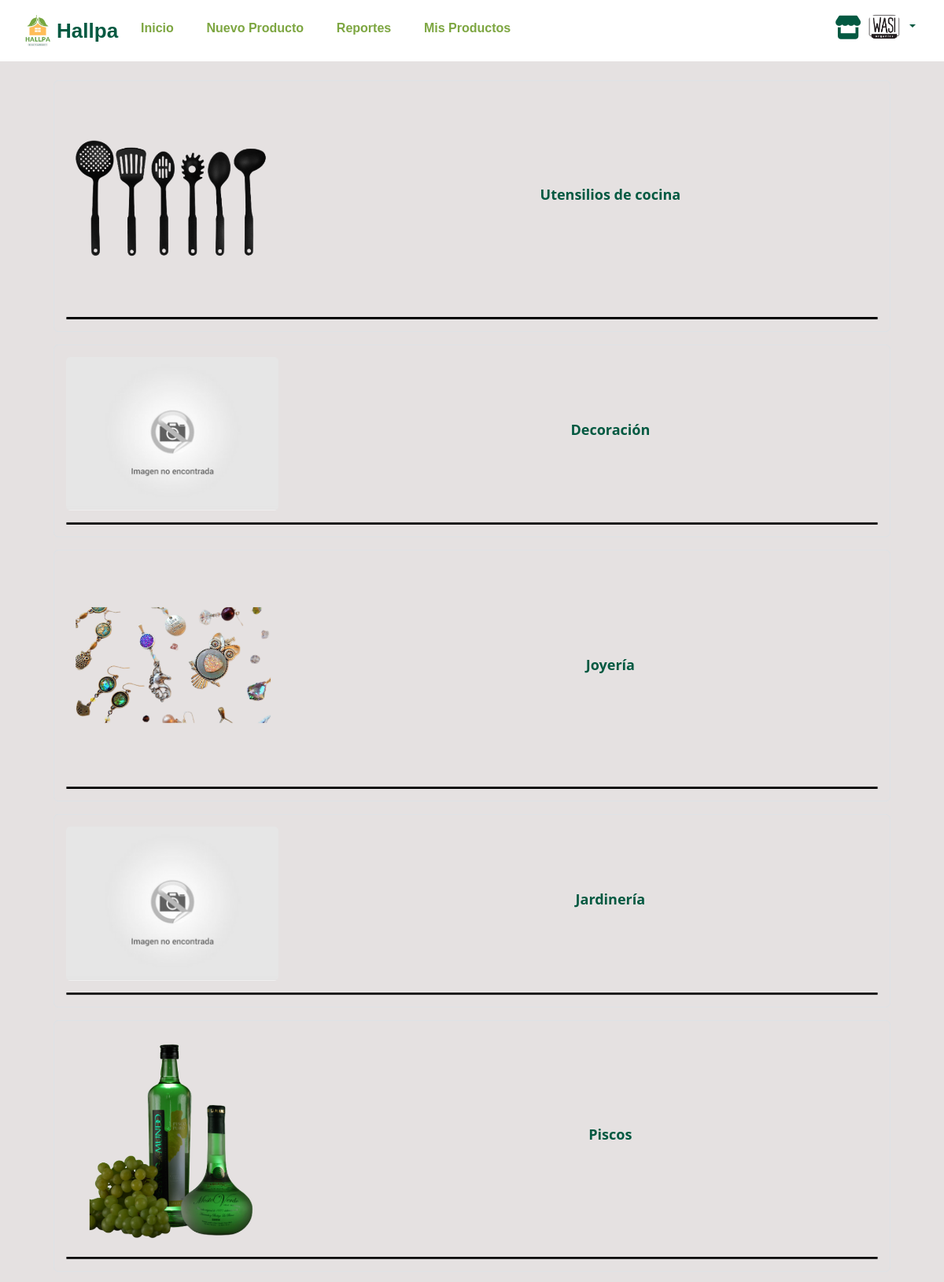
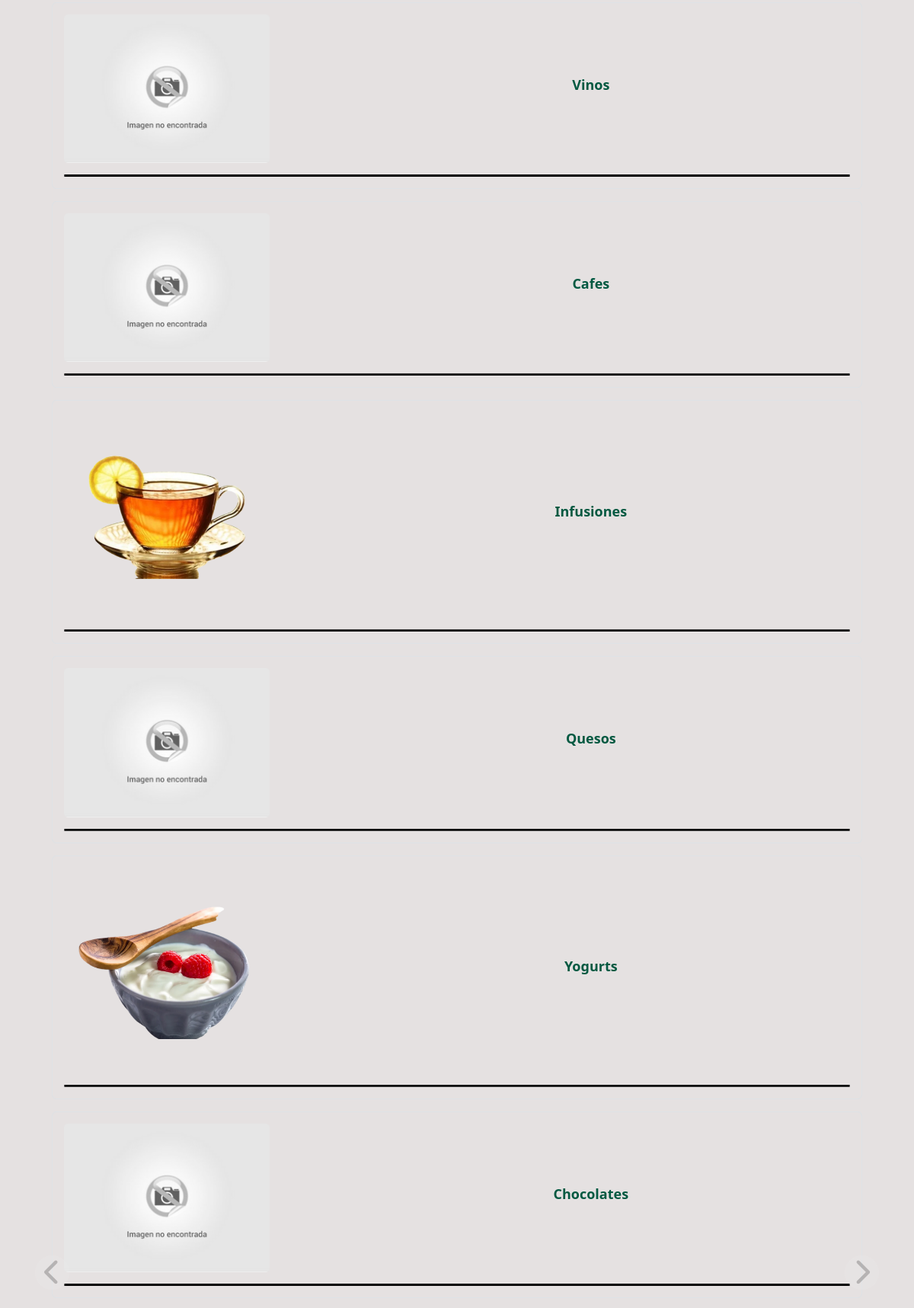
Screenshot of /Index/Empresa/verProductoEmp2.php (signed in, upper part) with the database file from the repository (2 pictures, top to bottom).
### tables this page shows
CREATE TABLE Subcategoria(
    ID_Subcategoria INT AUTO_INCREMENT PRIMARY KEY,
    ID_Categoria INT NOT NULL,
    Nombre VARCHAR(30) NOT NULL,
    Descripcion VARCHAR(250) NOT NULL,

 CONSTRAINT fk_ID_Categoria FOREIGN KEY (ID_Categoria)
        REFERENCES Categoria(ID_Categoria)
        ON DELETE RESTRICT
        ON UPDATE RESTRICT
);

### Conexion/Conexion.php (called while the page is built, shortened)
<?php
class Conexion {
    private $host = "localhost";
    private $usuario = "root";
    private $password = "";
    private $base = "proyfinal_dsw_g1";
    private $conexion;
    public function __construct() {
        $this->conexion = new mysqli($this->host, $this->usuario, $this->password, $this->base);
    }
    public function getConexion() {
        return $this->conexion;
    }
}
?>

### DAO/SubCategoriaDAO.php (called while the page is built, shortened)
<?php
if(file_exists("../Conexion/Conexion.php")){
    require_once "../Conexion/Conexion.php";
}else{
    require_once "../../Conexion/Conexion.php";
}
if(file_exists("../Clases/SubCategoria.php")){
    require_once "../Clases/SubCategoria.php";
}else{
    require_once "../../Clases/SubCategoria.php";
}
class SubCategoriaDAO {
    private $conexion;
    public function __construct(){
        $this->conexion = new Conexion();
    }
    public function listar(){
        $subcategorias = array();
        $query = "SELECT * FROM subcategoria";
        try{
            $stmt = mysqli_prepare($this->conexion->getConexion(), $query);
            mysqli_stmt_execute($stmt);
            mysqli_stmt_bind_result($stmt, $ID_SubCategoria, $ID_Categoria, $Nombre, $Descripcion);
            while (mysqli_stmt_fetch($stmt)) {
                $subcategoria = new SubCategoria();
                $subcategoria->setID_SubCategoria($ID_SubCategoria);
                $subcategoria->setID_Categoria($ID_Categoria);
                $subcategoria->setNombre($Nombre);
                $subcategoria->setDescripcion($Descripcion);
                $subcategorias[] = $subcategoria;
            }
        } catch (Exception $e) {
            echo "Error al listar subcategorias: " . $e->getMessage();
            $subcategorias = null;
        } finally{
            if($stmt){
                mysqli_stmt_close($stmt);
            }
        }
        return $subcategorias;
    }
}
?>

### Clases/SubCategoria.php (called while the page is built, shortened)
<?php
class SubCategoria {
    private $ID_Subcategoria;
    private $Nombre;
    public function getID_Subcategoria(){
        return $this->ID_Subcategoria;
    }
    public function getNombre(){
        return $this->Nombre;
    }
    public function setID_Subcategoria($ID_Subcategoria){
        $this->ID_Subcategoria = $ID_Subcategoria;
    }
    public function setNombre($Nombre){
        $this->Nombre = $Nombre;
    }
}
?>

### Index/Empresa/verProductoEmp2.php (the view, shortened to what this page needs)
<?php
$db_name = 'mysql:host=localhost;dbname=proyfinal_dsw_g1';
$user_name = 'root';
$user_password = '';
$conexion = new PDO($db_name, $user_name, $user_password);
?>
<!DOCTYPE html>
<html lang="es">
<head>
    <link href="https://cdn.jsdelivr.net/npm/bootstrap@5.3.0-alpha1/dist/css/bootstrap.min.css" rel="stylesheet">
    <link rel="stylesheet" href="../../Estilos/vistaVerProductoEmp2.css?v=<?php echo time(); ?>">
    <link rel="stylesheet" href="../../Estilos/header.css?v=<?php echo time(); ?>">
    <link rel="stylesheet" href="https://cdnjs.cloudflare.com/ajax/libs/font-awesome/6.3.0/css/all.min.css" />
<link rel="stylesheet" href="https://cdn.jsdelivr.net/npm/normalize.css@8.0.1/normalize.min.css">
	<link rel="stylesheet" href="https://cdn.jsdelivr.net/npm/glider-js@1.7.3/glider.min.css">
</head>
<body>
    <?php require 'headerEmpresa.php';?>
    <?php
        require_once "../../DAO/SubCategoriaDAO.php";
        $subcategoria_tienda1 = new SubCategoriaDAO();
        $subcategorias=$subcategoria_tienda1->listar();
    ?>
    <section class="section-t-o container-fluid py-1">
        <div class="contenedor-t">
        <div class="row">
            <div class="col-md-12 mx-auto text-center">
                    <div class="carousel">
                        <div class="carousel__contenedor">
                            <button aria-label="Anterior" class="carousel__anterior">
                                <i class="fas fa-chevron-left"></i>
                            </button>
                            <div class="carousel__lista">
                            <?php foreach($subcategorias as $subcategoria){?>
                                <div>
                                <a href="#" id="boton-car" class="categoria text-decoration-none" data-categoria="<?= $subcategoria->getNombre()?>">
                                <div class="card card-t mb-3 border border-none">
                                    <div class="row no-gutters ">
                                        <div class="col-4">
                                        <?php
                                            $var=$subcategoria->getID_SubCategoria();
                                            $pathFotoSubcat="../../Image/Subcategorias/subcategoria_$var.png";
                                            if(!file_exists($pathFotoSubcat)){
                                                $pathFotoSubcat="../../Image/Subcategorias/none.png";
                                            }
                                        ?>
                                        <img class="card-img" alt="Imagen" src="<?= $pathFotoSubcat?>" >
                                        </div>
                                        <div class="col-8 d-flex justify-content-center align-items-center">
                                            <div class="card-body">
                                            <h5 class="card-title"><?= $subcategoria->getNombre()?></h5>
                                            </div>
                                        </div>
                                   </div>
                                </div>
                                    </a>
                                        </div>
                                <?php } ?>
                            </div>
                            <button aria-label="Siguiente" class="carousel__siguiente">
                                <i class="fas fa-chevron-right"></i>
                            </button>
                        </div>
                    </div>
            </div>
        </div>
        </div>
    </section>
</body>
</html>

### Estilos/vistaVerProductoEmp2.css (style rules this page uses)
* { padding: 0; margin: 0; box-sizing: border-box; }
:root { --colorgreen1: #035941; --colorgreen1hover:#01412f; --colorgreen2: #7DA641; --colorgreen2hover: #6b9133; --colornaranja1: #F2AC57; --colornaranja2: #F2CEA2; --colorbackground: #E5E1E1; --colorlight: #FAFAFA; --colorblanco: #fff; --colornegro:#000; }
.card-t { padding: 15px; background-color: transparent; transition: 0.2s all; }
.card-t::after { content: ""; display: block; background: var(--colornegro); width: 100%; margin-top: 15px; height: 3px; clip-path: polygon(0 0, 100% 0, 100% 100%, 0 100%); }
.card-t img { display: flex; align-items: center; object-fit: cover; max-width: 270px; }
.section-t-o { background-color: var(--colorbackground); }
.contenedor-t { width: 95%; max-width: 1300px; margin: 0px auto; }
.carousel__contenedor { margin: 10px; position: relative; }
.carousel__anterior, .carousel__siguiente { position: absolute; display: block; width: 45px; height: 45px; border: none; top: calc(50% - 35px); cursor: pointer; line-height: 30px; text-align: center; border-radius: 50%; background: #EEEEEE; color: #000; font-size: 35px; opacity: 20%; }
.carousel__anterior { z-index:100; left: -5px; }
.carousel__siguiente { right: -5px; }
.carousel__lista { margin: 7px; padding: 10px; }
.card-title { font-size: 18px; margin-bottom: 10px; font-weight: 600; color: var(--colorgreen1); }

### Estilos/header.css (style rules this page uses)
* { padding: 0; margin: 0; box-sizing: border-box; }
:root { --colorgreen1: #035941; --colorgreen2: #7DA641; --colornaranja1: #F2AC57; --colornaranja2: #F2CEA2; --colorgris: #E5E1E1; --colorblanco: #fff; --colornegro:#000; }

### rows the page displays
subcategoria: shows a picture, Nombre "Utensilios de cocina"
subcategoria: Nombre "Decoración"
subcategoria: shows a picture, Nombre "Joyería"
subcategoria: Nombre "Jardinería"
subcategoria: shows a picture, Nombre "Piscos"
subcategoria: Nombre "Vinos"
subcategoria: Nombre "Cafes"
subcategoria: shows a picture, Nombre "Infusiones"
subcategoria: Nombre "Quesos"
subcategoria: shows a picture, Nombre "Yogurts"
subcategoria: Nombre "Chocolates"
